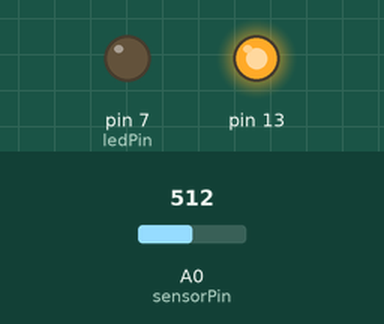
The sketch below on a simulated Arduino Uno, built with avr-gcc and run on an emulated ATmega328P. On the bench: output pins drawn as LEDs (lit = HIGH). The test bench sets the inputs (shaded band); at power-on: A0 (sensorPin) = 512.

Above: at 0.1 s.
At 5.1 s:
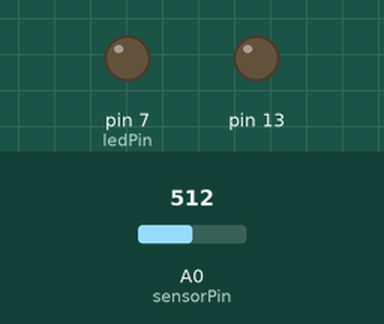
Timing chart, 0 to 6.6 s (numbered marks = the images above):
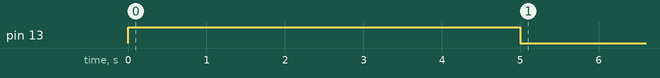

The sketch:

Calibration_ex.ino
```cpp
const int sensorPin = A0;
const int ledPin = 7;

int sensorValue = 0;
int sensorMin = 1023;
int sensorMax = 0;


void setup() {
  pinMode(13, OUTPUT);
  digitalWrite(13, HIGH);

  // calibrate during the first five seconds
  while (millis() < 5000) {
    sensorValue = analogRead(sensorPin);

    // record the maximum sensor value
    if (sensorValue > sensorMax) {
      sensorMax = sensorValue;
    }

    // record the minimum sensor value
    if (sensorValue < sensorMin) {
      sensorMin = sensorValue;
    }
  }

  // signal the end of the calibration period
  digitalWrite(13, LOW);
}

void loop() {
  // read the sensor:
  sensorValue = analogRead(sensorPin);

  // in case the sensor value is outside the range seen during calibration
  sensorValue = constrain(sensorValue, sensorMin, sensorMax);

  // apply the calibration to the sensor reading
  sensorValue = map(sensorValue, sensorMin, sensorMax, 0, 255);

  // fade the LED using the calibrated value:
  analogWrite(ledPin, sensorValue);
}
```
